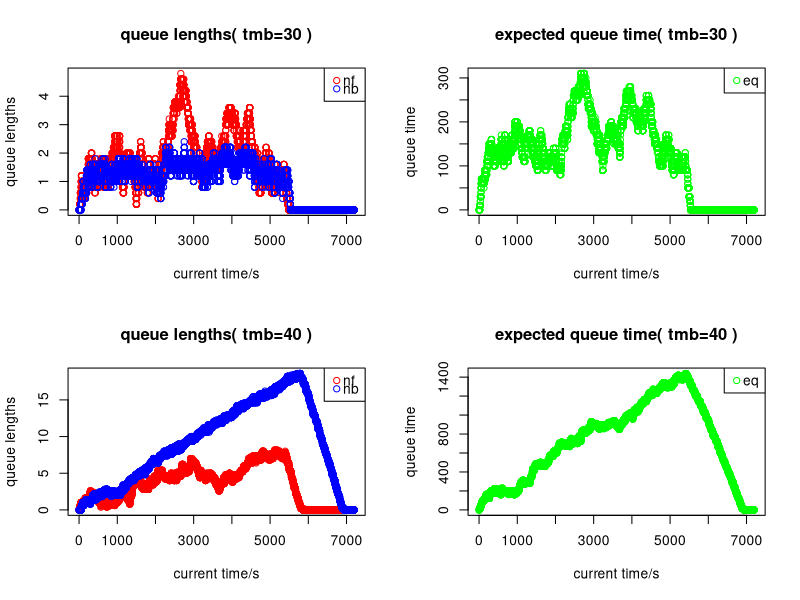

Generate this figure with R:
##########################################
#  Simulation of passport control queues #
##########################################


# Members and Contribution Breakdown

# Joint contribution: Set up initial plan of the code and agree to the outputs for each section

# Yinjia Chen (S2320995) | Main developer of qsim model; sub-validator 1 of comments
# Yiwen Xing (S2530703)  | Main developer of plot_qsim model; sub-developer 2 of qsim model; sub-validator 2 of comments
# Kai Wen Lian (S2593019)| Main validator of all codes and comments; sub-developer 1 of qsim model


# This R code consists of a model that will help simulating the passport
# control queues, particularly on simulating cars moving through French, followed
# by British passport control at a French ferry terminal. The main function used
# for such simulation is named as qsim.

# Model Assumptions:
# 1. There are no queues at the start of the period, i.e., nf = nb = 0
# 2. Check-in closes 30 mins before departure, i.e., no new arriving cars
# 3. There are no extreme events that will affect the output, e.g., system broke down during the process
# 4. The arrival car takes 0 seconds to join the queue
#    - "queue" refers to the French queue at the start and British queue during transmission

# Constants in the qsim model:
# 1. mf is the number of french passport control stations
# 2. mb is the number of british passport control stations
# 3. maxb is the maximum british queue length (per station)
# 4. a.rate is the probability of a car arriving each second

# Parameters in the qsim model: 
# 1. tf, the processing time for a french station is uniformly distributed between tmf and tmf+trf
# 2. tb, the processing time for a british station is uniformly distributed between tmb and tmb+trb
# # Default simulation parameters: average rate of processing passports by French and British = arrival rate (a.rate)

# For each simulation second, the output should contain:
# 1. nf: the vector of average length of french queues (measured by # cars/mf, length(nf)=7200)
# 2. nb: the vector of average length of british queues (measured by # cars/mb, length(nb)=7200)
# 3. eq: the vector of average expected waiting time for a car at the start of the french queue

# Stages: nf, nb
# We update every second for:
# 1. nf, according to a.rate and
# 2. nb, according to processing time assigned to each car and the length of British queue
# # If there is a car arriving at French station,
# # compute tf (= the time until the car leave for British station)


# n is the number of simulated seconds. 
# In this case, we are simulating queues for 2 hours, thus n=7200

# Define "qsim" function
# Parameters are defined as above.
qsim <- function(mf=5, mb=5, a.rate=.1, trb=40, trf=40, tmb=30, tmf=30, maxb=20) {

  # Define "countdown" function
  # Aim to decrease processing times for each car by one second in each loop
  # if they are greater than zero
  # Parameter used is "remaining processing times".

  countdown <- function(xx) {

    # extract index of numbers in a vector xx that are greater than zero
    ii <- which(xx > 0)

    # these number will decrease by one
    xx[ii] <- xx[ii] - 1

    # return vector xx
    xx
  }

  # Define "insert_cars" function
  # Aim to determine which queue that an arriving car should join and
  # to assign processing times if it is the first car for that queue
  # Parameters used are "queue status in each station", "remaining processing times" and "parameters for uniform distributions".

  insert_cars <- function(queues, times_left, tm, tr) {

    # extract the index of the shortest queue
    ii <- which.min(queues)

    # this queue will increase by one (car)
    queues[ii] <- queues[ii] + 1

    # if that car is the first car in the queue
    if (queues[ii] == 1)

      # assign processing time with the given parameters tm and tr
      times_left[ii] <- sample(tm:(tm + tr), 1)

    # Return outputs in a list of 2;
    # namely "q" for queues in each station and "cd" for remaining processing times
    list(q=queues, cd=times_left)
  }

  # Define "update_stations" function
  # Aim to process the transmission of cars from French to British border.
  # Each queue will have one car less when the process is finished, and if there are
  # more cars in the following, we will assign processing time to that car.
  # Parameters used are "queue status in each station", "processing times" and "parameters for uniform distribution".

  update_stations <- function(queues, times_left, ii, tm, tr) {

    # queues at each station will have one car less
    queues[ii] <- queues[ii] - 1

    # extract index of queues that has no cars
    ii_no_car <- which(queues == 0)

    # if there are still cars in the queue, after one car moves out to British border,
    # extract index of the queues with the following cars
    ii_countdown <- setdiff(ii, ii_no_car)

    # assign processing times for the following cars in the queue
    times_left[ii_countdown] <- sample(tm:(tm + tr), length(ii_countdown), replace = TRUE)

    # let the processing times at the index of queues without cars to be "-1"
    times_left[ii_no_car] <- -1

    # return output as lists of "q" for
    list(q=queues, cd=times_left)
  }

  # Number of simulated seconds
  n <- 2 * 60 * 60 # 7200
  # Number of seconds in the last half an hour
  n_ <- 0.5 * 60 * 60 # 1800

  # determine if there is an arriving car - indicated by "True" or "False"
  car_coming <- runif(n - n_) < a.rate

  # initialise a list of "mf (number of french stations)" numbers, with "-1"
  # "-1" indicates that a station has no cars being process
  # "0" indicates that the processing time for a car is up
  # otherwise it will show the remaining processing time for the first car in the queue
  french.times_left <- rep(-1, mf)

  # initialise a list of "mf" numbers, with "0"
  # this shows the number of cars that are queueing in each station
  french.queues <- rep(0, mf)

  # initialise a list of "mb (number of british stations)" numbers, with "-1"
  # concept is the same as above (see line 137 - 139)
  brit.times_left <- rep(-1, mb)

  # initialise a list of "mb" numbers, with "0"
  # concept is the same as above (see line 143)
  brit.queues <- rep(0, mb)

  # initialise outputs of the model
  nf <- nb <- eq <- rep(0, n)

  for (i in 1:n) { ## loop over seconds

    ## General updates
    # apply countdown func so that processing time for all stations will
    #  decrease by one second in each iteration
    french.times_left <- countdown(french.times_left)
    brit.times_left <- countdown(brit.times_left)

    ## Entering French border

    # if the simulated seconds is within the 1.5 hour timeframe of the control process
    # and there is an arriving car
    if (i < length(car_coming) && car_coming[i]) {

      # apply "insert_cars" function by stating its parameter
      # the outputs are "q" (queueing status in each station) and "cd" (remaining processing times)
      french <- insert_cars(french.queues, french.times_left, tmf, trf)

      # store each output in a new vector
      french.times_left <- french$cd # "cd" (remaining processing times)
      french.queues <- french$q # "q" (queueing status in each station)
    }

    ## Transmission (Moving from French border to British border)

    # determine which cars' processing time is up; extract their index
    # these will be the cars to be removed from french border (and to be moved to british border)
    idx_rmv <- which(french.times_left == 0)

    # if the length of cars to be removed from french queue is not zero and
    #   total cars in all british stations is less than the maximum capacity of the british stations
    # - max capacity is computed by the multiplication of number of british stations (mb)
    #     and maximum of cars in each british station (maxb)
    if (length(idx_rmv) != 0 && sum(brit.queues) < mb * maxb) {

      ## Exit from French border
      # if the total cars moving to british station is not 1
      if (length(idx_rmv) != 1)
        # assign processing times to these cars,
        # where the number of cars depends on the queueing status in the british border,
        # therefore we take the minimum of:
        # 1. the difference between the max capacity in each british stations
        # 2. the total number of cars moving to british stations
        idx_rmv <- sample(idx_rmv, min(mb * maxb - sum(brit.queues), length(idx_rmv)))

      # total number of cars to be removed from french border are the number of cars
      #   that will undergo transmission
      transmit <- length(idx_rmv)

      # apply "update_stations" function by stating its parameters
      # the outputs are "q" (queueing status in each station) and "cd" (remaining processing times)
      french <- update_stations(french.queues, french.times_left, idx_rmv, tmf, trf)

      # store each output in a new vector
      french.times_left <- french$cd # "cd" (remaining processing times)
      french.queues <- french$q # "q" (queueing status in each station)

      ## Entering British border
      for (j in 1:transmit) { ## loop over the number of cars that will undergo transmission

        # apply "insert_cars" function by stating its parameters
        # the outputs are "q" (queueing status in each station) and "cd" (remaining processing times)
        brit <- insert_cars(brit.queues, brit.times_left, tmb, trb)

        # store each output in a new vector
        brit.times_left <- brit$cd # "q" (queue status in each station)
        brit.queues <- brit$q # "q" (queueing status in each station)
      }
    }

    # determine which cars' processing time is up; extract their index
    # these will be the cars to be removed from british border (and completed their border transmission)
    idx_rmv <- which(brit.times_left == 0)

    ## Exit from British border
    # if the total cars to be removed from british station is not 1
    if (length(idx_rmv) != 0) {

      # apply "update_stations" function by stating its parameters
      # the outputs are "q" (queueing status in each station) and "cd" (remaining processing times)
      brit <- update_stations(brit.queues, brit.times_left, idx_rmv, tmb, trb)

      # store each output in a new vector
      brit.times_left <- brit$cd # "cd" (remaining processing times)
      brit.queues <- brit$q # "q" (queue status in each station)
    }

    ## Outputs
    # nf and nb are computed by a vector with "mf" and "mb" number of lists
    nf[i] <- mean(french.queues)
    nb[i] <- mean(brit.queues)

    # eq is computed based on the sum of 
    # 1. multiplication of nf and average processing time at each French station
    # 2. multiplication of nb and average processing time at each British station
    eq[i] <- nf[i] * (tmf + trf / 2) + nb[i] * (tmb + trb / 2)
  }

  # Print the outputs as vectors
  list(nf=nf, nb=nb, eq=eq)
}

# Define "plot_qsim" function
# Parameters used are:
# - "res" (results from a model, in this case is the "qsim" model)
# - "params" (text to be inserted)
plot_qsim <- function(res, params) {

  # generate indices of x-axis based on the number of data points in vector "nf"
  x_indices <- seq_along(res$nf)
  # generate limits of the x and y axis using the maximum number of data each axis' displaying
  x_limit <- length(res$nf)
  y_nfb_limit <- max(max(res$nf), max(res$nb))
  y_eq_limit <- max(res$eq)

  ## plot the first output "nf" against the simulated seconds (shown by red dots)
  plot(x_indices, res$nf, col = "red", xlab = "current time/s", ylab = "queue lengths",

     # add title 
     main = paste("queue lengths(", params, ")"),
     # define limits of each axis
     xlim = c(0, x_limit), ylim = c(0, y_nfb_limit))

  # add legend with red representing output "nf" and blue representing output "nb"
  legend("topright", legend = c("nf", "nb"), col = c("red", "blue"),
     # edit size of legend
     pch = 1, x.intersp = 0.5, y.intersp = 0.5)

  # plot the second output "nb" against the simulated seconds (shown by blue dots)
  points(x_indices, res$nb, col="blue")

  # plot the third output "eq" against the simulated seconds (shown by green dots)
  plot(x_indices, res$eq, col = "green", xlab = "current time/s", ylab = "queue time",
     # add title
     main = paste("expected queue time(", params, ")"),
     # define limits of each axis
     xlim = c(0, x_limit), ylim = c(0, y_eq_limit))

  # add legend for "eq" plots
  legend("topright", legend = "eq", col = "green", pch = 1, x.intersp = 0.5, y.intersp = 0.5)
}

# Set number of plots to be shown in each row and each column
par(mfrow=c(2, 2))

# apply plot_qsim func to demonstrate a one-time qsim results (nf, nb, and eq) with two plots
# and passes the running parameters in as titles to display (tmb=30)
plot_qsim(qsim(), "tmb=30")

# apply plot_qsim func to demonstrate a one-time qsim results (nf, nb, and eq) with two plots
# and passes the running parameters in as titles to display (tmb=40)
plot_qsim(qsim(tmb=40), "tmb=40")

# initialise empty vector for logical inputs ("True" or "False")
failed <- logical(100)

for (i in 1:100) { ## loop model for 100 simulations
  res <- qsim(tmb=40)
  # compute the number of cars failed to cross the border at the last simulated second
  # this is found by determining whether the
  #   sum of the last item in vector "nf" and vector "nb" not equal to 0
  failed[i] <- res$nf[length(res$nf)] + res$nb[length(res$nb)] != 0
}

# Probability of  at least one car missing the ferry departure 
# (i.e. still being in the queue at the end of the simulation) is given by: 
prob <- mean(failed)
cat(prob)
